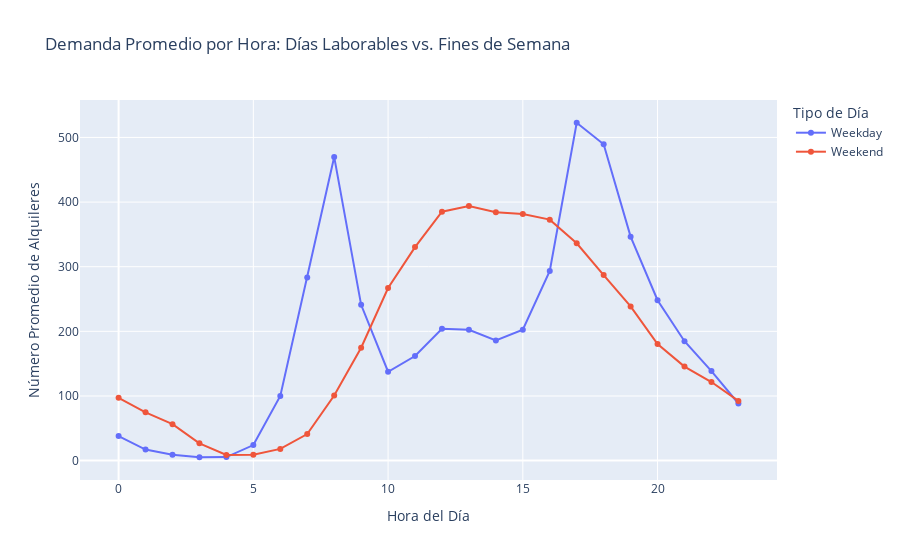

Here is the notebook cell this chart was saved with:
### Markdown cell above
**Cantidad de alquileres por hora en todos los días:** 

El análisis demuestra que la cantidad de alquileres tiene picos a las 8 de la mañana y a las 5 de la tarde. Esto puede indicar que las personas utilizan el servicio principalmente para transportarse hacia y desde sus trabajos. Vale la pena analizar si el comportamiento se mantiene los fines de semana.

### Code cell
# Se agrupan las horas en el dataset por tipo de día (día laboral o fin de semana) y se calcula el promedio la cantidad de alquileres
hourly_demand = bsd_df.groupby(['hour', 'day_type'])['count'].mean().reset_index()

# demanda por hora y tipo de dia
fig = px.line(hourly_demand, x='hour', y='count', color='day_type',
              title='Demanda Promedio por Hora: Días Laborables vs. Fines de Semana',
              labels={'hour': 'Hora del Día', 'count': 'Número Promedio de Alquileres', 'day_type': 'Tipo de Día'},
              markers=True)
fig.show()

### Figure 1 — Plotly figure (JSON) as saved in the notebook; plotly's stock layout.template omitted (floating-point values rounded to 4 significant figures)
{"data": [{"hovertemplate": "Tipo de Día=Weekday<br>Hora del Día=%{x}<br>Número Promedio de Alquileres=%{y}<extra></extra>", "legendgroup": "Weekday", "line": {"color": "#636efa", "dash": "solid"}, "marker": {"symbol": "circle"}, "mode": "lines+markers", "name": "Weekday", "orientation": "v", "showlegend": true, "type": "scatter", "x": [0, 1, 2, 3, 4, 5, 6, 7, 8, 9, 10, 11, 12, 13, 14, 15, 16, 17, 18, 19, 20, 21, 22, 23], "xaxis": "x", "y": [37.94, 17.1, 9.236, 5.193, 5.448, 24.07, 100.0, 283.5, 469.8, 241.0, 137.5, 161.8, 204.1, 202.3, 186.0, 202.4, 293.4, 522.7, 489.4, 346.5, 248.2, 184.7, 138.5, 88.33], "yaxis": "y"}, {"hovertemplate": "Tipo de Día=Weekend<br>Hora del Día=%{x}<br>Número Promedio de Alquileres=%{y}<extra></extra>", "legendgroup": "Weekend", "line": {"color": "#EF553B", "dash": "solid"}, "marker": {"symbol": "circle"}, "mode": "lines+markers", "name": "Weekend", "orientation": "v", "showlegend": true, "type": "scatter", "x": [0, 1, 2, 3, 4, 5, 6, 7, 8, 9, 10, 11, 12, 13, 14, 15, 16, 17, 18, 19, 20, 21, 22, 23], "xaxis": "x", "y": [97.22, 74.73, 56.32, 26.73, 8.659, 8.984, 18.13, 40.99, 100.8, 174.6, 267.1, 330.4, 385.1, 393.9, 384.4, 381.7, 372.8, 336.3, 287.1, 238.6, 180.3, 145.5, 121.6, 92.39], "yaxis": "y"}], "layout": {"legend": {"title": {"text": "Tipo de Día"}, "tracegroupgap": 0}, "title": {"text": "Demanda Promedio por Hora: Días Laborables vs. Fines de Semana"}, "xaxis": {"anchor": "y", "domain": [0, 1], "title": {"text": "Hora del Día"}}, "yaxis": {"anchor": "x", "domain": [0, 1], "title": {"text": "Número Promedio de Alquileres"}}}}
